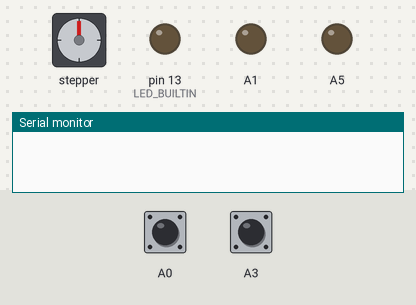
Simulated run of this sketch. Board: Arduino Uno, built with avr-gcc and run on an emulated ATmega328P. Shown: stepper motor, output pins drawn as LEDs (lit = HIGH), the last lines printed to the serial monitor. Inputs (shaded band) come from the test bench; at power-on: A3 HIGH, A0 HIGH. Stepper angles assume 4096 steps per turn.

Above: at 1.2 s.
1.3 s: A3 pulled LOW for 0.15 s
At 1.61 s:
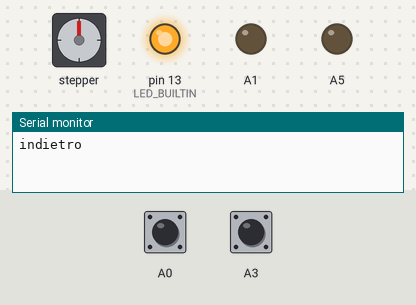
4.3 s: A0 pulled LOW for 0.15 s
At 5.7 s:
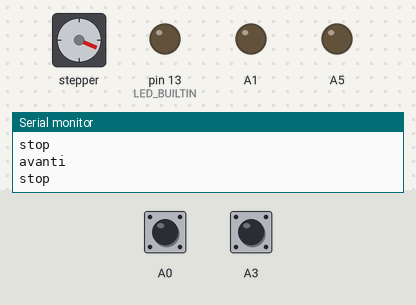
6.0 s: A0 pulled LOW for 1 s
At 7.8 s:
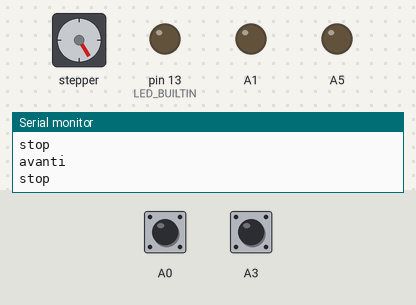
8.5 s: A3 pulled LOW for 1 s
At 9.67 s:
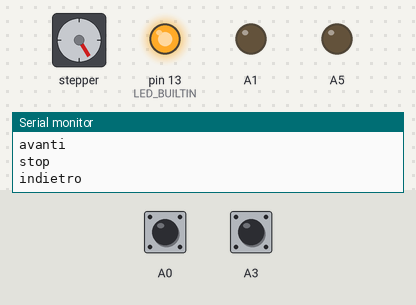
12.5 s: A0 pulled LOW for 0.15 s
At 13.5 s:
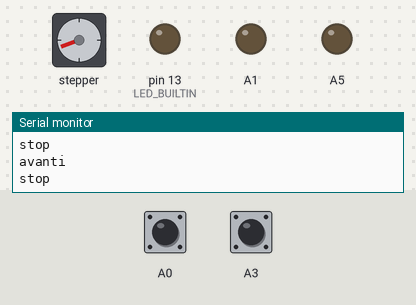
14.2 s: A3 pulled LOW for 0.15 s
At 14.52 s:
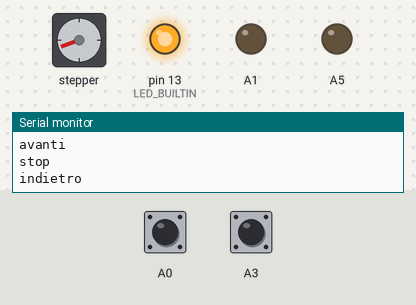
Timing chart, 0 to 26.7 s (numbered marks = the images above; inputs shaded):
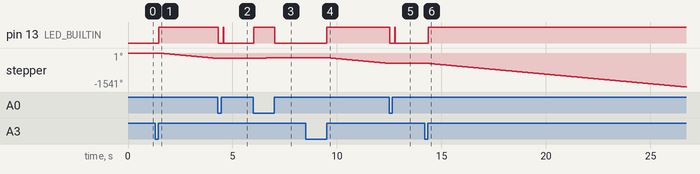

The sketch:

siringa.ino
```cpp
#include <CheapStepper.h>
#include <InputDebounce.h>

#define GIRI  3

CheapStepper s(8,9,10,11);
InputDebounce btn1,btn2;

void setup() {
  Serial.begin(115200);
  pinMode(LED_BUILTIN,OUTPUT);
  pinMode(A1,OUTPUT);
  pinMode(A5,OUTPUT);
  digitalWrite(A1,LOW);
  digitalWrite(A5,LOW);

  btn1.setup(A0,20,InputDebounce::PIM_INT_PULL_UP_RES);
  btn2.setup(A3,20,InputDebounce::PIM_INT_PULL_UP_RES);
}

enum Status {IDLE, FORWARD, BACK};

Status status=IDLE;

void loop() {
  if (status==IDLE) {
    if (btn1.process(millis())) {
      s.setRpm(6);
      s.newMove(true,2048*GIRI*2);
      status=FORWARD;
      digitalWrite(LED_BUILTIN,HIGH);
      Serial.println("avanti");
    }
    if (btn2.process(millis())) {
      while (btn2.process(millis())) ;
      s.setRpm(15);
      s.newMove(false,2048*GIRI*2);
      status=BACK;
      digitalWrite(LED_BUILTIN,HIGH);
      Serial.println("indietro");
    }
  }
  else {
    s.run();
    if (status==FORWARD) {
      if (!btn1.process(millis())) {
        s.stop();
        status=IDLE;
        digitalWrite(LED_BUILTIN,LOW);
        Serial.println("stop");
      }
    }
    if (status==BACK) {
      if (s.getStepsLeft()==0 || btn1.process(millis()) || btn2.process(millis())) {
        s.stop();
        status=IDLE;
        digitalWrite(LED_BUILTIN,LOW);
        delay(250);
        Serial.println("stop");
      }
    }
  }
  /*Serial.println("avanti");
  digitalWrite(LED_BUILTIN,HIGH);
  s.setRpm(6);
  s.newMove(true,2048*GIRI*2);
  do s.run(); while (s.getStepsLeft()!=0);
  s.stop();
  delay(100);

  Serial.println("indietro");
  digitalWrite(LED_BUILTIN,LOW);
  s.setRpm(15);
  s.newMove(false,2048*GIRI*2);
  do s.run(); while (s.getStepsLeft()!=0);
  s.stop();
  delay(100);*/
}
```

Measured:
- after the input at 1.3 s, pin 13 (LED_BUILTIN): LOW → HIGH after 0.17 s; stepper: keeps turning counter-clockwise at about 88°/s, starting after 0.18 s
- after the input at 4.3 s, pin 13 (LED_BUILTIN): HIGH → LOW at once, → HIGH 0.25 s later, → LOW 0.02 s later
- after the input at 6.0 s, pin 13 (LED_BUILTIN): LOW → HIGH at once, → LOW 1.0 s later; stepper: turns 36° clockwise in 0.98 s, starting at once
- after the input at 8.5 s, pin 13 (LED_BUILTIN): LOW → HIGH after 1.0 s; stepper: keeps turning counter-clockwise at about 87°/s, starting after 1.0 s
- after the input at 12.5 s, pin 13 (LED_BUILTIN): HIGH → LOW at once, → HIGH 0.25 s later, → LOW 0.02 s later
- after the input at 14.2 s, pin 13 (LED_BUILTIN): LOW → HIGH after 0.17 s; stepper: keeps turning counter-clockwise at about 87°/s, starting after 0.19 s
